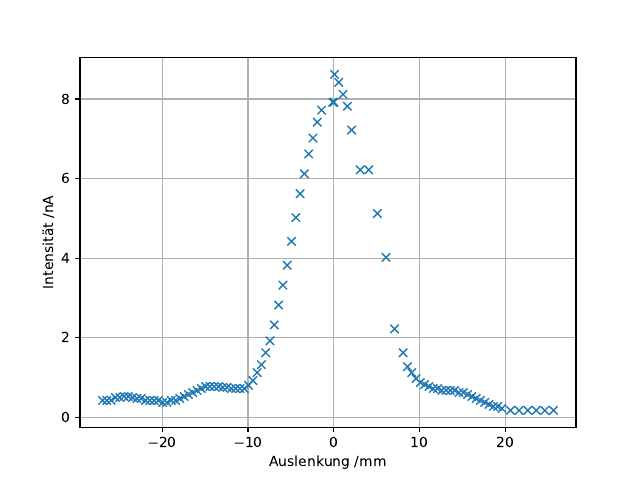

The script that saved this image:

import numpy as np
import sympy
import math as m
import matplotlib.pyplot as plt
from scipy.optimize import curve_fit
from pylab import figure, axes, pie, title, show
#plt.rcParams['figure.figsize'] = (20, 10)
#plt.rcParams['font.size'] = 15
#plt.rcParams['lines.linewidth'] = 3

print('Graphik1')
print('Steigung','Y-Achsenabschnitt')
x, y = np.loadtxt('1a.txt', unpack=True)#,delimiter=',')
d=x+1
b=0.022
#s=np.arctan(x/900000000)
#X=np.pi*np.sin(np.arctan(x/900000000))
#r=b**2*(63.5/(np.pi*np.sin(np.arctan(x/900))))**2#*(np.sin((np.pi*np.sin(np.arctan(x/900)))/63.5))**2
#t=(np.sin((np.pi*np.sin(np.arctan(x/900)))/63.5))**2
#p=r*t
#print(r)
#print(t)
#print(p)
#print(s)
#print(X)
def f(x,a,b):
    X=np.pi*np.sin(x)#np.arctan(x/900000))
    #print(X)
    #return a+b*np.arctan(x/900)
    #return a+b*s
    #return a**2*b**2*(63.5/(b*np.pi*np.sin(np.arctan(x/900))))**2*(np.sin((b*np.pi*np.sin(np.arctan(x/900)))/63.5))**2
    return a**2*b**2*(63.5/(b*X))**2*(np.sin((b*X)/63.5))**2
popt, pcov = curve_fit(f, x, y)
print(popt)
print(np.diag(pcov))

x_new = np.linspace(np.min(x), np.max(x), 1000)



plt.figure(1)
plt.plot(x,y,'x')
#plt.plot(x_new,f(x_new,*popt),'-', label='Lineare Regression')
plt.xlabel('Auslenkung /mm')
plt.ylabel('Intensität /nA')
plt.grid()
plt.legend()


plt.savefig('1a.pdf')
print ('Fertig')
